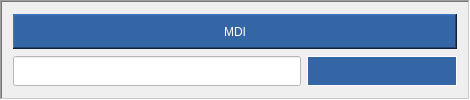
                     <widget class="QFrame" name="gridFrame_38">
                      <property name="minimumSize">
                       <size>
                        <width>470</width>
                        <height>0</height>
                       </size>
                      </property>
                      <property name="maximumSize">
                       <size>
                        <width>470</width>
                        <height>999</height>
                       </size>
                      </property>
                      <property name="styleSheet">
                       <string notr="true">QLabel {
color: rgb(255, 255, 255);
background-color:rgb(52, 101, 164);
font: 14pt &quot;DejaVu Sans&quot;
}</string>
                      </property>
                      <property name="frameShape">
                       <enum>QFrame::WinPanel</enum>
                      </property>
                      <property name="frameShadow">
                       <enum>QFrame::Sunken</enum>
                      </property>
                      <layout class="QGridLayout" name="gridLayout_52">
                       <item row="1" column="0">
                        <widget class="MDIEntry" name="mdiEntry">
                         <property name="minimumSize">
                          <size>
                           <width>0</width>
                           <height>30</height>
                          </size>
                         </property>
                         <property name="maximumSize">
                          <size>
                           <width>400</width>
                           <height>16777215</height>
                          </size>
                         </property>
                         <property name="styleSheet">
                          <string notr="true">background-color: rgb(255, 255, 255);</string>
                         </property>
                         <property name="frame">
                          <bool>true</bool>
                         </property>
                        </widget>
                       </item>
                       <item row="1" column="1">
                        <widget class="StatusLabel" name="statuslabel_20">
                         <property name="minimumSize">
                          <size>
                           <width>150</width>
                           <height>0</height>
                          </size>
                         </property>
                         <property name="styleSheet">
                          <string notr="true">color: rgb(255, 255, 255);
background-color:rgb(52, 101, 164)</string>
                         </property>
                         <property name="frameShape">
                          <enum>QFrame::Box</enum>
                         </property>
                         <property name="rules" stdset="0">
                          <string>[{&quot;channels&quot;: [{&quot;url&quot;: &quot;status:state?text&quot;, &quot;trigger&quot;: true}], &quot;property&quot;: &quot;Text&quot;, &quot;expression&quot;: &quot;\&quot;STATE  \&quot; + str(ch[0])&quot;, &quot;name&quot;: &quot;state&quot;}]</string>
                         </property>
                        </widget>
                       </item>
                       <item row="0" column="0" colspan="2">
                        <widget class="QLabel" name="label_47">
                         <property name="minimumSize">
                          <size>
                           <width>0</width>
                           <height>35</height>
                          </size>
                         </property>
                         <property name="maximumSize">
                          <size>
                           <width>1122222</width>
                           <height>35</height>
                          </size>
                         </property>
                         <property name="styleSheet">
                          <string notr="true">color: rgb(255, 255, 255);
background-color:rgb(52, 101, 164);</string>
                         </property>
                         <property name="frameShape">
                          <enum>QFrame::WinPanel</enum>
                         </property>
                         <property name="frameShadow">
                          <enum>QFrame::Raised</enum>
                         </property>
                         <property name="lineWidth">
                          <number>2</number>
                         </property>
                         <property name="text">
                          <string>MDI</string>
                         </property>
                         <property name="alignment">
                          <set>Qt::AlignCenter</set>
                         </property>
                        </widget>
                       </item>
                      </layout>
                     </widget>
